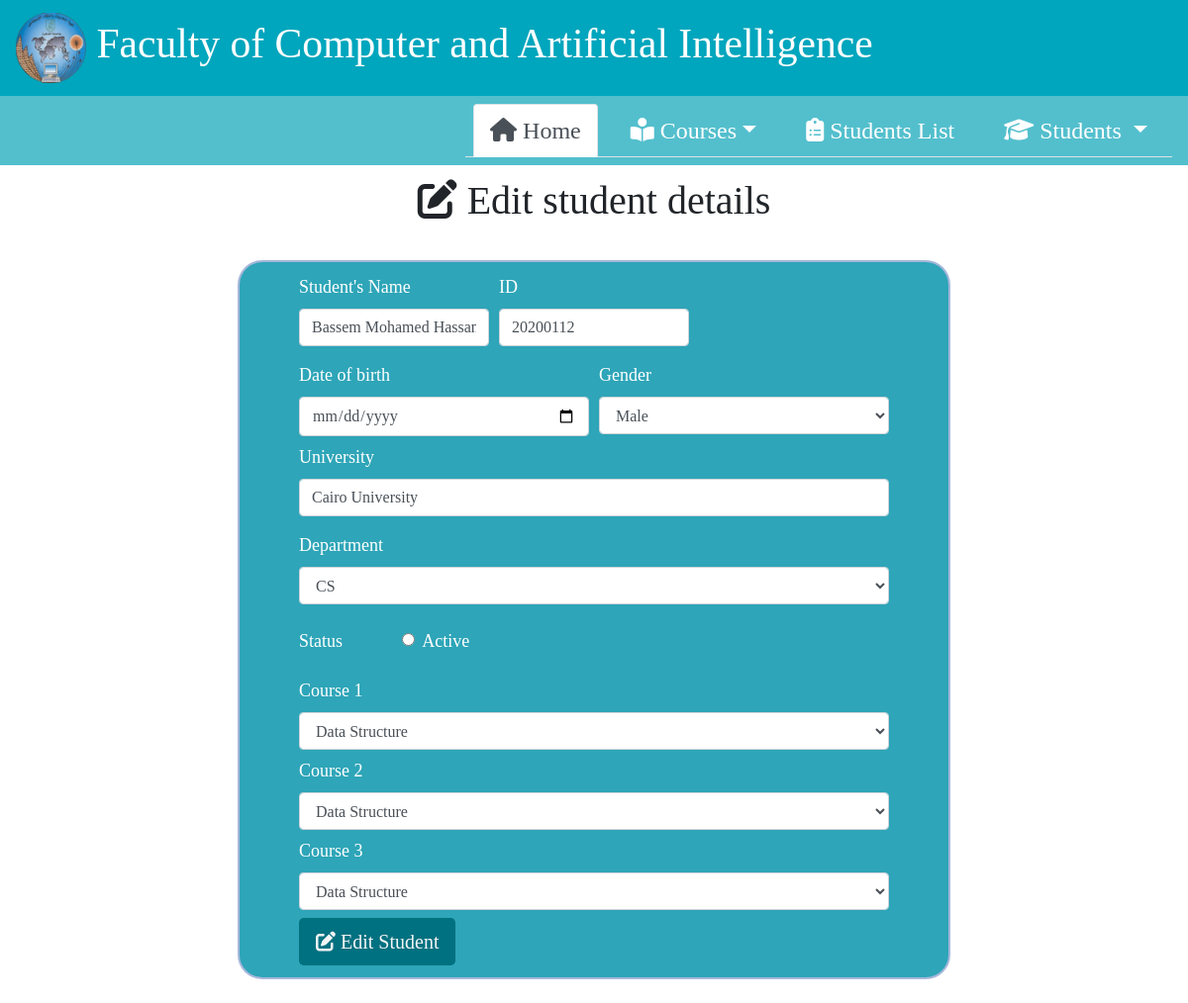
/update/28, run on the app's committed database.
### website/models.py (models this page shows, shortened)
class Student(models.Model):
    studentName = models.CharField(max_length=150, blank=True)
    studentID = models.CharField(max_length=150, verbose_name='ID', blank=True)
    dateOfBirth = models.DateField()
    university = models.CharField(max_length=50, null=False, blank=True)
    gender = models.CharField(max_length=50, null=False, blank=True)
    studentDepartment = models.CharField(max_length=50, null=False, blank=True)
    status = models.BooleanField(default = False)
    course1 = models.CharField(max_length=150, blank=True)
    course2 = models.CharField(max_length=150, blank=True)
    course3 = models.CharField(max_length=150, blank=True)
    class Meta:
        ordering = ['studentName']

### website/views.py (the view)
# urls.py: path('update/<int:id>', views.update, name='update'),
def update(request, id):
    student = Student.objects.get(id=id)
    courses = Course.objects.all().values()
    template = loader.get_template('pages/editStudent.html')
    context = {
        'student': student,
        'courses': courses,
    }
    return HttpResponse(template.render(context, request))

### templates/pages/editStudent.html (shortened to what this page needs)
{% extends 'base.html' %}
{% block content %}
    <h1> <i class="fa-solid fa-pen-to-square"></i> Edit student details</h1>
<div class="studentInfo">
    <form class="" action="updaterecord/{{ student.id }}" method="post">
        <div class="form-row">
          <div class="col-md-4 mb-3">
            <label for="validationDefault01">Student's Name</label>
            <input type="text" name = "studentName" class="form-control" value="{{ student.studentName }}" id="validationDefault01" placeholder="Student's Name" required>
          </div>
          <div class="col-md-4 mb-3">
            <label for="validationDefaultID">ID</label>
            <div class="input-group">
              <input type="text" name = "id" class="form-control" value="{{ student.studentID }}" id="validationDefaultID" placeholder="Student's ID" required>
            </div>
          </div>
        </div>
        <div class="form-row">
          <div class="col-md-6 mb-2">
            <label for="validationDefault03">Date of birth</label>
            <input type="date" name = "date" class="form-control" value="{{ student.dateOfBirth }}" id="validationDefault03" placeholder="Date of birth" >
          </div>
          <div class="col-md-6 mb-2">
            <label for="validationDefault04">Gender</label>
            <select class="form-control" name = "gender" value="{{ student.gender }}" id="validationDefault04">
              <option selected>{{ student.gender }}</option>
            </select>
          </div>
        </div>
        <div class="form-row">
            <div class="col-md-12 mb-3">
                <label for="validationDefault05">University</label>
                <input type="text" name = "uni" class="form-control" value="{{ student.university }}" id="validationDefault05" placeholder="University" required>
              </div>
        </div>
        <div class="form-group row">
            <div class="col-md-12 mb-2">
                <label for="validationDefault06">Department</label>
                <select class="form-control" name = "dept" value="{{ student.studentDepartment }}" id="validationDefault06" required>
                  <option selected>{{ student.studentDepartment }}</option>
                </select>
              </div>
          </div>
        <fieldset class="form-group">
            <div class="row">
              <legend class="col-form-label col-sm-2 pt-0">Status</legend>
              <div class="col-sm-10">
                <div class="form-check">
                  <input class="form-check-input" type="radio" name="gridRadios1" id="gridRadios1" value="True" >
                  <label class="form-check-label" for="gridRadios1">
                    Active
                  </label>
                </div>
              </div>
            </div>
          </fieldset>
          <div class="form-row">
            <div class="col-md-12 mb-2">
                <label for="validationDefault10">Course 1</label>
                <select class="form-control" name = "course1"  id="validationDefault10" required>
                  <option selected>{{ student.course1 }}</option>
                </select>
              </div>
          </div>
          <div class="form-row">
            <div class="col-md-12 mb-2">
                <label for="validationDefault11">Course 2</label>
                <select class="form-control" name = "course2" id="validationDefault11" required>
                  <option selected>{{ student.course2 }}</option>
                </select>
              </div>
          </div>
          <div class="form-row">
            <div class="col-md-12 mb-2">
                <label for="validationDefault12">Course 3</label>
                <select class="form-control" name = "course3" id="validationDefault12" required>
                  <option selected>{{ student.course3 }}</option>
                </select>
              </div>
          </div>
          <button type="submit" class="btn btn-lg" style="color: whitesmoke; background-color: #007180;" > <i class="fa-solid fa-pen-to-square"></i> Edit Student</button>
    </form>
{% endblock content %}

### project/static/css/styles.css (style rules this page uses)
body { background-color: white; font-family: 'Bree Serif'; }
h1 { text-align: justify; font-size: 2.5rem; padding: 1% 2%; text-align: center; }
.studentInfo { border-radius: 25px; background: #2ea5b8; color: white; border: 2px solid #a6b7db; font-size: 18px; left: 325px; padding: 1% 5%; margin: 2% 20%; }

### data on the page
Student: studentName "Bassem Mohamed Hassan", id "20200112", gender "Male", uni "Cairo University", dept "CS", course1 "Data Structure", course2 "Data Structure", course3 "Data Structure"
